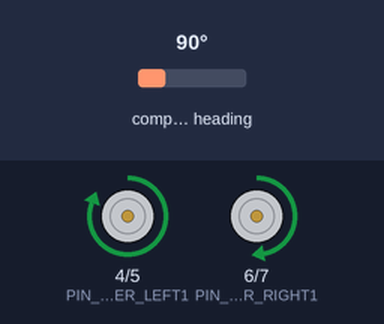
A sketch run on a simulated Arduino Uno, built with avr-gcc and run on an emulated ATmega328P. Parts: motor-driver pin pairs drawn as motors (green arrow = first pin HIGH = forward, orange = second pin HIGH = backward, longer = more drive). Wiring (inferred from the names in the program): HMC5883L compass at I2C address 0x1E. Inputs (shaded band) come from the test bench; at power-on: compass heading 90°.

Above: at 2.3 s.
2.4 s: compass heading set to 86°
At 3.0 s:
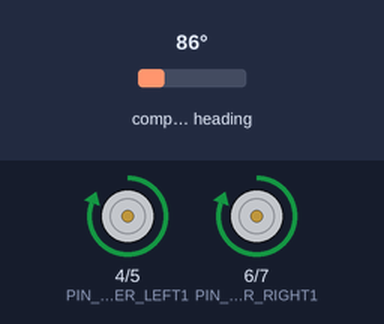
3.9 s: compass heading set to 180°
At 4.2 s:
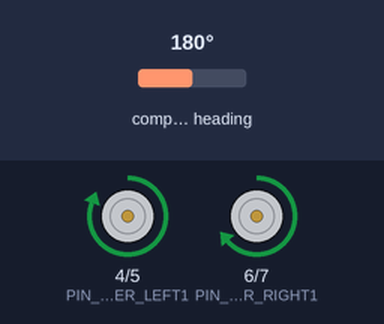
5.4 s: compass heading set to 7°
At 6.5 s:
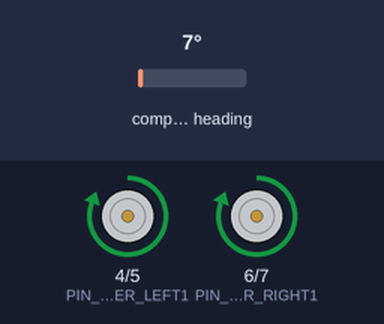
6.9 s: compass heading set to 90°
At 7.7 s:
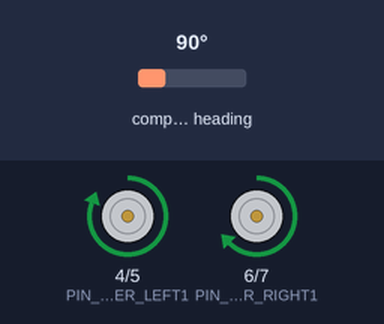
Timing chart, 0 to 9.4 s (numbered marks = the images above; inputs shaded):
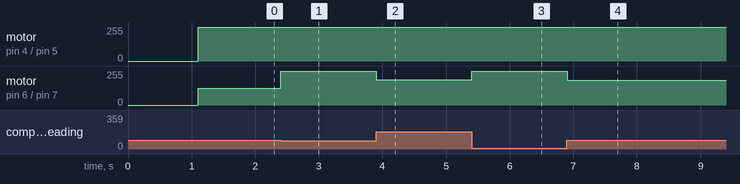

Measured:
- the behaviour switches between 90 and 89° on compass heading (found by bisection; images 0 and 1)
- after the input at 2.4 s, motor on pin 6 (PIN_MOTER_RIGHT1) / pin 7 (PIN_MOTER_RIGHT2): forward 127/255 → forward 255/255 at once
- after the input at 3.9 s, motor on pin 6 (PIN_MOTER_RIGHT1) / pin 7 (PIN_MOTER_RIGHT2): forward 255/255 → forward 191/255 at once
- after the input at 5.4 s, motor on pin 6 (PIN_MOTER_RIGHT1) / pin 7 (PIN_MOTER_RIGHT2): forward 191/255 → forward 255/255 at once
- after the input at 6.9 s, motor on pin 6 (PIN_MOTER_RIGHT1) / pin 7 (PIN_MOTER_RIGHT2): forward 255/255 → forward 186/255 at once

The sketch:

Go_Straight03.ino
```cpp
/*
【テスト２】
目的：
直進フィードバックのテスト（P制御）
Pゲインの値推定
使用素子：
モーター、モータードライバ、地磁気、マイコン、（Xbee）
概要：
走行中、地磁気の値を用いてP制御をかける。
ゲインの調整を試み、今後の直進フィードバックの改善にいかす。
*/

#include <Wire.h>				// for I2C通信
#include <math.h>				// atan2とか
//#include <SoftwareSerial.h>		// for GPS Serial通信

// #########################################
// 関数プロトタイプ宣言
// #########################################
unsigned char I2cRead(unsigned char regAddress);					// I2C read
void I2cWrite(unsigned char regAddress, unsigned char data);		// I2C write
double GetMagnetRad();								// 地磁気データを取得
// #########################################

// #########################################
// 定数定義
// #########################################
//モータードライバのピン番号指定
#define PIN_MOTER_LEFT1 4	// L1/R1を1、L2/R2を0にしたときに正転するようにL1/R1を設定する
#define PIN_MOTER_LEFT2 5
#define PIN_MOTER_RIGHT1 6
#define PIN_MOTER_RIGHT2 7

#define SERIAL_BAUDRATE 9600		// シリアル通信のボーレート

// 地磁気センサ
#define HMC5883L_ADDRESS 0x1E		// 7bit ADDRESS for I2C通信の素子識別アドレス

#define MAGNET_SENSOR_DIRECTION 0.0			//磁気センサ取り付け向き しっぽの軸をx軸正の向きとして、センサのx軸がどれだけずれてるか Radianで

// CdS光センサ
//#define ANALOG_PIN_CDS 1			// 光センサのアナログin

// GPS
//#define GpsSerialBegin(baudrate) Serial1.begin(baudrate)
//#define GpsSerialRead() Serial1.read()
//#define GpsSerialAvailable() Serial1.available()
//#define PIN_GPS_RX 10				// GPS Rx (GPSのData Out) のピン番号
//#define PIN_GPS_TX 11				// GPS Tx (GPSのData In) のピン番号
// #########################################

// #########################################
// Global変数定義
// #########################################

// 地磁気センサ


// GPS
double Gps_Radian = 0.0;			//　ここの値も変える！！！！！！！！！！！！！！！！！！！！！！！！！！！！！！！！！！！！！！　
// #########################################


// #########################################
// GPSセンサの設定
// #########################################
//SoftwareSerial g_gps(PIN_GPS_RX, PIN_GPS_TX);                          //(rx,tx)
//SoftwareSerial g_gps(6, 7);                          //(rx,tx)
// #########################################

void setup() {
	delay(1000);
	Wire.begin();					// I2C通信起動
	I2cWrite(0x02,0x00);			// 地磁気センサの設定

	Serial.begin(SERIAL_BAUDRATE);
//	GpsSerialBegin(SERIAL_BAUDRATE);			// Serial通信の開始

	delay(100);
}


void loop() {

	// arduinoの仕様がよくわからんのだが，
	// loop関数内でnew変数定義して回してるとメモリーリーク起こすかもしれないのでwhileでくくった
	// うーん，測定値データとかはグローバルに宣言してもいいかもなぁ...

	analogWrite(PIN_MOTER_LEFT2,0);
	analogWrite(PIN_MOTER_RIGHT2,0);

	while(1) {
		double nowDirection = NormalizeRad( M_PI/2 - (GetMagnetRad() + MAGNET_SENSOR_DIRECTION) );		//緯度経度（地球座標）での。緯度方向がy軸正  かなり自信ない
		double dDirection = NormalizeRad(Gps_Radian - nowDirection) - M_PI;
		float gain = 0.5;					//　ここの値を変える！！！！！！！！！！！！！！！！！！！！！！！！！！！！！！正の値　

//		if(abs(dDirection) > M_PI){				//dDirectionをnormalizeしてなかった時の。
//			dDirection = (-2*M_PI + abs(dDirection)) * dDirection / abs(dDirection);
//		}

		if(dDirection > 0){
			analogWrite(PIN_MOTER_LEFT1,255*(1-gain*dDirection/M_PI));
			analogWrite(PIN_MOTER_RIGHT1,255);

		}else if(dDirection < 0){
			analogWrite(PIN_MOTER_LEFT1,255);
			analogWrite(PIN_MOTER_RIGHT1,255*(1+gain*dDirection/M_PI));		//負なので+

		}else{
			analogWrite(PIN_MOTER_LEFT1,255);
			analogWrite(PIN_MOTER_RIGHT1,255);
		}
		//delay(1000);				//　いるかも　
	}
}


// 動作確認 未テスト
double GetMagnetRad() {
	double magnetRad;

	unsigned char xMsb;
	unsigned char xLsb;
	unsigned char zMsb;
	unsigned char zLsb;
	unsigned char yMsb;
	unsigned char yLsb;
	int x12;
	int z12;
	int y12;
	double xDouble;
	double yDouble;

	// 順番がXZYなので注意！
	xMsb = I2cRead(0x03);
	xLsb = I2cRead(0x04);
	zMsb = I2cRead(0x05);
	zLsb = I2cRead(0x06);
	yMsb = I2cRead(0x07);
	yLsb = I2cRead(0x08);

	x12 = xMsb;
	x12 = ((x12 << 8) & 0xFF00) | xLsb; //SHIFT & GET 12bit DATA WITH MSB
	y12 = yMsb;
	y12 = ((y12 << 8) & 0xFF00) | yLsb; //SHIFT & GET 12bit DATA WITH MSB
	z12 = zMsb;
	z12 = ((z12 << 8) & 0xFF00) | zLsb; //SHIFT & GET 12bit DATA WITH MSB

	//CONVERT TO DOUBLE (FOR atan2)
	xDouble = x12;
	yDouble = y12;


//	RAD_RESULT = atan2(Y_DOUBLE,X_DOUBLE); //GET RADIAN
//	DEG_RESULT = RAD_RESULT * 180 /3.142;  //GET DEGREE

// 0割り算 tan2

	magnetRad = atan2(yDouble,xDouble);

	return NormalizeRad(magnetRad);			//Normalizeは一応付けた 混乱を防ぐため。
}

unsigned char I2cRead(unsigned char regAddress) {
	Wire.beginTransmission(HMC5883L_ADDRESS);
	Wire.write(regAddress);
	Wire.endTransmission(false);
	Wire.requestFrom(HMC5883L_ADDRESS,1);
	return Wire.read();
}


void I2cWrite(unsigned char regAddress, unsigned char data) {
	Wire.beginTransmission(HMC5883L_ADDRESS);
	Wire.write(regAddress);
	Wire.write(data);
	Wire.endTransmission(false);
}


double NormalizeRad(double input) {				//radianを0~2πにする
	if (input >= 0 ) {
		return input - (int)(input / (2*M_PI)) *2*PI;
	} else {
		return input + ((int)((-1*input) / (2*M_PI)) + 1)* 2*PI;
	}
}

double Deg2Rad(double deg) {			//degree→radian変換
	return deg * M_PI / 180.0;
}
double Rad2Deg(double rad) {			//radian→degree変換
	return rad * 180.0 / M_PI;
}
double ddmm2dddd(double ddmm){				//degree値、dd.mmmmmmからdd.ddddddに変換
	return (int)(ddmm) + (ddmm - (int)ddmm) / 0.6;
}


/*	Serial.pirnt("xMsb:,");
	Serial.pirnt(xMsb);
	Serial.pirnt(",xLsb:,");
	Serial.pirnt(xLsb);
	Serial.pirnt("yMsb:,");
	Serial.pirnt(yMsb);
	Serial.pirnt(",yLsb:,");
	Serial.pirnt(yLsb);
	Serial.pirnt("zMsb:,");
	Serial.pirnt(zMsb);
	Serial.pirnt(",zLsb:,");
	Serial.pirnt(zLsb);
*/
```
